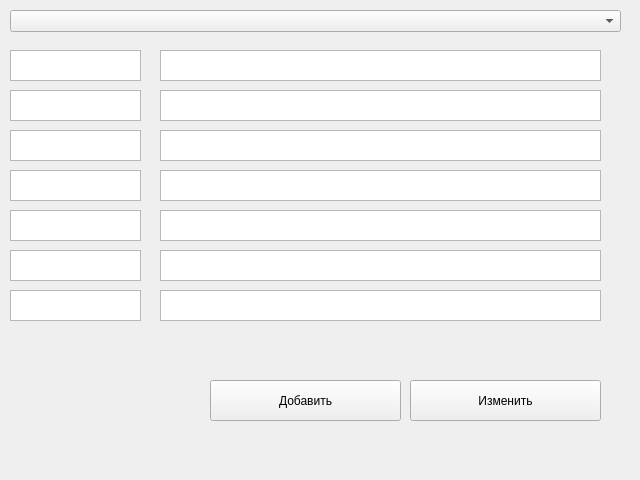
<?xml version="1.0" encoding="UTF-8"?>
<ui version="4.0">
 <class>MainWindow</class>
 <widget class="QMainWindow" name="MainWindow">
  <property name="geometry">
   <rect>
    <x>0</x>
    <y>0</y>
    <width>640</width>
    <height>480</height>
   </rect>
  </property>
  <property name="windowTitle">
   <string>MainWindow</string>
  </property>
  <widget class="QWidget" name="centralwidget">
   <widget class="QComboBox" name="comboBox">
    <property name="geometry">
     <rect>
      <x>10</x>
      <y>10</y>
      <width>611</width>
      <height>22</height>
     </rect>
    </property>
   </widget>
   <widget class="QTextEdit" name="textEdit">
    <property name="geometry">
     <rect>
      <x>160</x>
      <y>50</y>
      <width>441</width>
      <height>31</height>
     </rect>
    </property>
   </widget>
   <widget class="QTextBrowser" name="textBrowser">
    <property name="geometry">
     <rect>
      <x>10</x>
      <y>50</y>
      <width>131</width>
      <height>31</height>
     </rect>
    </property>
   </widget>
   <widget class="QTextEdit" name="textEdit_2">
    <property name="geometry">
     <rect>
      <x>160</x>
      <y>90</y>
      <width>441</width>
      <height>31</height>
     </rect>
    </property>
   </widget>
   <widget class="QTextBrowser" name="textBrowser_2">
    <property name="geometry">
     <rect>
      <x>10</x>
      <y>90</y>
      <width>131</width>
      <height>31</height>
     </rect>
    </property>
   </widget>
   <widget class="QTextEdit" name="textEdit_3">
    <property name="geometry">
     <rect>
      <x>160</x>
      <y>210</y>
      <width>441</width>
      <height>31</height>
     </rect>
    </property>
   </widget>
   <widget class="QTextBrowser" name="textBrowser_3">
    <property name="geometry">
     <rect>
      <x>10</x>
      <y>210</y>
      <width>131</width>
      <height>31</height>
     </rect>
    </property>
   </widget>
   <widget class="QTextEdit" name="textEdit_4">
    <property name="geometry">
     <rect>
      <x>160</x>
      <y>250</y>
      <width>441</width>
      <height>31</height>
     </rect>
    </property>
   </widget>
   <widget class="QTextBrowser" name="textBrowser_4">
    <property name="geometry">
     <rect>
      <x>10</x>
      <y>250</y>
      <width>131</width>
      <height>31</height>
     </rect>
    </property>
   </widget>
   <widget class="QTextEdit" name="textEdit_5">
    <property name="geometry">
     <rect>
      <x>160</x>
      <y>170</y>
      <width>441</width>
      <height>31</height>
     </rect>
    </property>
   </widget>
   <widget class="QTextBrowser" name="textBrowser_5">
    <property name="geometry">
     <rect>
      <x>10</x>
      <y>170</y>
      <width>131</width>
      <height>31</height>
     </rect>
    </property>
   </widget>
   <widget class="QTextEdit" name="textEdit_6">
    <property name="geometry">
     <rect>
      <x>160</x>
      <y>130</y>
      <width>441</width>
      <height>31</height>
     </rect>
    </property>
   </widget>
   <widget class="QTextBrowser" name="textBrowser_6">
    <property name="geometry">
     <rect>
      <x>10</x>
      <y>130</y>
      <width>131</width>
      <height>31</height>
     </rect>
    </property>
   </widget>
   <widget class="QTextBrowser" name="textBrowser_8">
    <property name="geometry">
     <rect>
      <x>10</x>
      <y>290</y>
      <width>131</width>
      <height>31</height>
     </rect>
    </property>
   </widget>
   <widget class="QTextEdit" name="textEdit_8">
    <property name="geometry">
     <rect>
      <x>160</x>
      <y>290</y>
      <width>441</width>
      <height>31</height>
     </rect>
    </property>
   </widget>
   <widget class="QPushButton" name="pushButton">
    <property name="geometry">
     <rect>
      <x>410</x>
      <y>380</y>
      <width>191</width>
      <height>41</height>
     </rect>
    </property>
    <property name="text">
     <string>Изменить</string>
    </property>
   </widget>
   <widget class="QPushButton" name="pushButton_2">
    <property name="geometry">
     <rect>
      <x>210</x>
      <y>380</y>
      <width>191</width>
      <height>41</height>
     </rect>
    </property>
    <property name="text">
     <string>Добавить</string>
    </property>
   </widget>
  </widget>
 </widget>
 <resources/>
 <connections/>
</ui>
